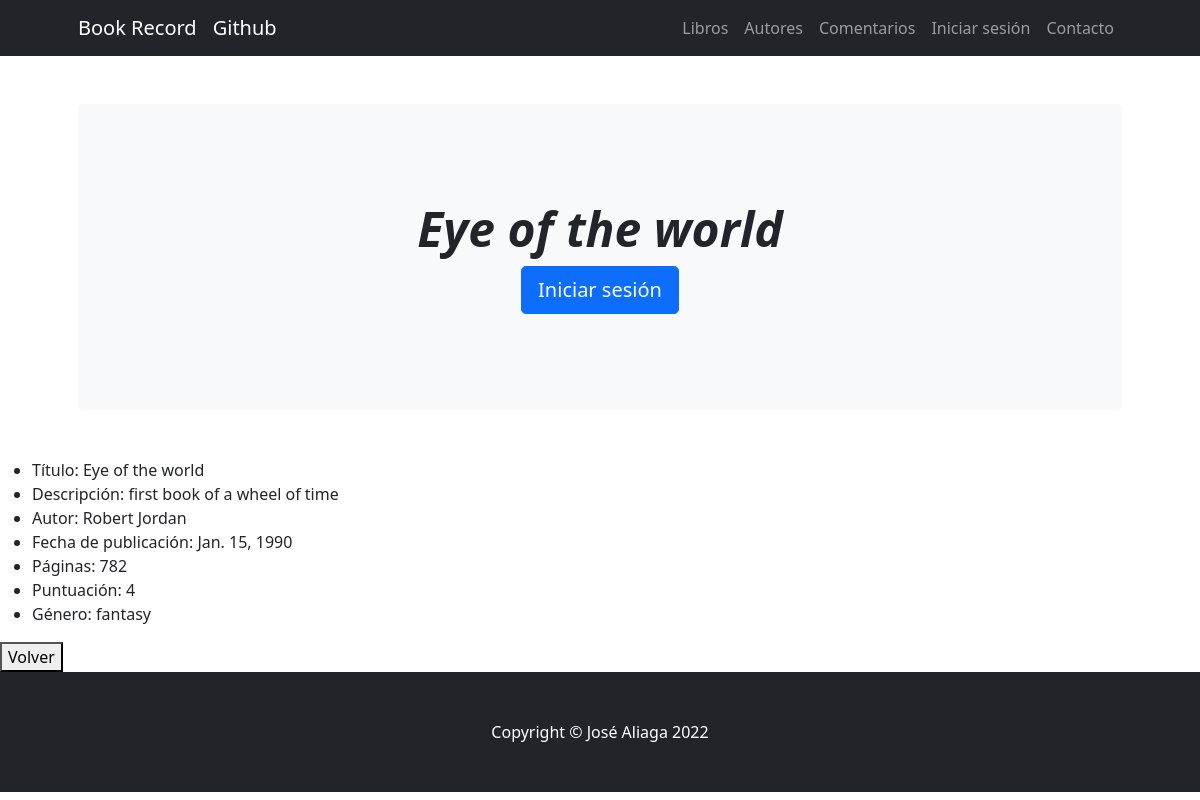
Page /BookRecord/book/2 on the committed database.
### BookRecord/models.py (models this page shows, shortened)
class Book(models.Model):
    title = models.CharField(max_length=40)
    description = models.CharField(max_length=400)
    author = models.CharField(max_length=40)
    date = models.DateField(max_length=40)
    pages = models.IntegerField()
    rating = models.IntegerField()
    comments = models.CharField(max_length=40)
    genre = models.CharField(max_length=40)

### BookRecord/views.py (the view)
# urls.py: path('book/<pk>', views.Detail_book.as_view(), name='detail_book'),
class Detail_book(DetailView):
    model = Book
    template_name = 'BookRecord/book_detail.html'

### BookRecord/template/BookRecord/book_detail.html
{% extends "BookRecord/template.html" %}
{% load static %}
{% block changing_content  %}
<header class="py-5">
    <div class="container px-lg-5">
        <div class="p-4 p-lg-5 bg-light rounded-3 text-center">
            <div class="m-4 m-lg-5">
              <h1 class="display-5 fw-bold"><i>{{ book.title }}</i></h1>
                {% if not request.user.is_authenticated %}
                  <a class="btn btn-primary btn-lg" href="{% url 'login' %}">Iniciar sesión</a>
                {% endif %}
            </div>
        </div>
    </div>
</header>
<ul>
  <li>Título: {{ book.title }}</li>
  <li>Descripción: {{ book.description }}</li>
  <li>Autor: {{ book.author }}</li>
  <li>Fecha de publicación: {{ book.date }}</li>
  <li>Páginas: {{ book.pages }}</li>
  <li>Puntuación: {{ book.rating }}</li>
  <li>Género: {{ book.genre }}</li>
</ul>
  <button><a href="{% url 'list_books' %}" style='text-decoration: none; color: #000000' >Volver</a></button>
{% endblock %}

### rows in the picture
Book: title "Eye of the world", description "first book of a wheel of time", author "Robert Jordan", date "Jan. 15, 1990", pages "782", rating "4", genre "fantasy"
